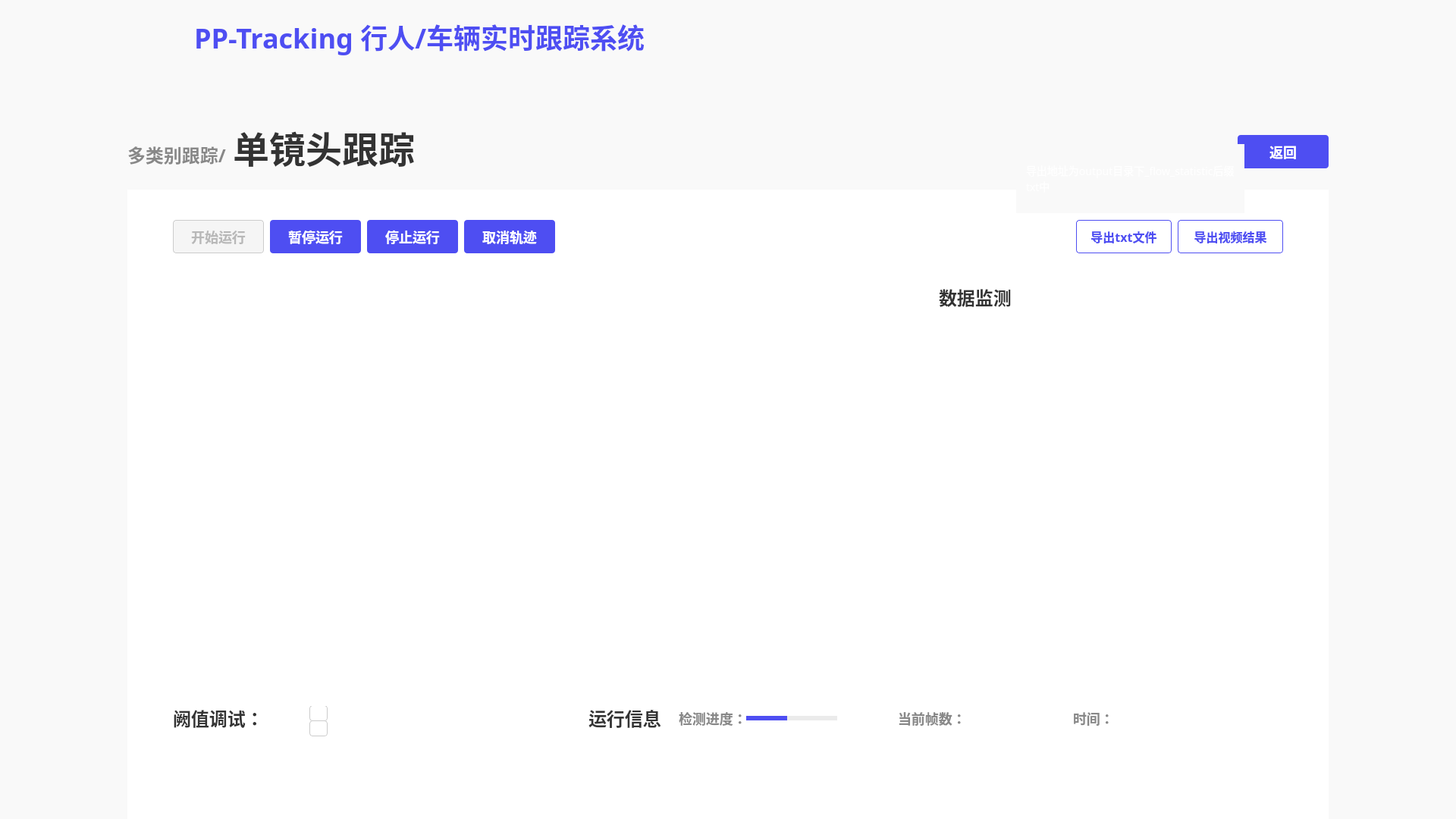
<?xml version="1.0" encoding="UTF-8"?>
<ui version="4.0">
 <class>MainWindow</class>
 <widget class="QMainWindow" name="MainWindow">
  <property name="geometry">
   <rect>
    <x>0</x>
    <y>0</y>
    <width>1920</width>
    <height>1080</height>
   </rect>
  </property>
  <property name="windowTitle">
   <string>MainWindow</string>
  </property>
  <widget class="QWidget" name="centralwidget">
   <property name="styleSheet">
    <string notr="true">QWidget{
background:#F9F9F9;
}</string>
   </property>
   <widget class="QLabel" name="label_2">
    <property name="geometry">
     <rect>
      <x>10</x>
      <y>10</y>
      <width>171</width>
      <height>81</height>
     </rect>
    </property>
    <property name="text">
     <string/>
    </property>
    <property name="pixmap">
     <pixmap resource="../firstSource.qrc">:/1/source/first/PP.PNG</pixmap>
    </property>
    <property name="scaledContents">
     <bool>true</bool>
    </property>
   </widget>
   <widget class="QLabel" name="label_3">
    <property name="geometry">
     <rect>
      <x>0</x>
      <y>0</y>
      <width>1920</width>
      <height>96</height>
     </rect>
    </property>
    <property name="styleSheet">
     <string notr="true">QLabel{
width: 1920px;
height: 96px;
background: #F9F9F9;
box-shadow: 0px 4px 0px 0px rgba(221, 221, 221, 0.3);
}</string>
    </property>
    <property name="text">
     <string/>
    </property>
   </widget>
   <widget class="QLabel" name="label">
    <property name="geometry">
     <rect>
      <x>0</x>
      <y>0</y>
      <width>212</width>
      <height>112</height>
     </rect>
    </property>
    <property name="styleSheet">
     <string notr="true">QLabel{
width: 212px;
height: 112px;
background: linear-gradient(270deg, #5453FF 0%, #553BD2 100%);
box-shadow: 0px 0px 20px 0px rgba(109, 80, 249, 0.4);
}</string>
    </property>
    <property name="text">
     <string/>
    </property>
    <property name="pixmap">
     <pixmap resource="../firstSource.qrc">:/1/source/first/1.PNG</pixmap>
    </property>
    <property name="scaledContents">
     <bool>true</bool>
    </property>
   </widget>
   <widget class="QLabel" name="label_4">
    <property name="geometry">
     <rect>
      <x>256</x>
      <y>22</y>
      <width>651</width>
      <height>52</height>
     </rect>
    </property>
    <property name="styleSheet">
     <string notr="true">QLabel{
width: 592px;
height: 52px;
font-size: 36px;
font-family: AlibabaPuHuiTi_2_75_SemiBold;
background: #F9F9F9;
color: #4E4EF2;
line-height: 52px;
font-weight: bold;
}</string>
    </property>
    <property name="text">
     <string>PP-Tracking 行人/车辆实时跟踪系统</string>
    </property>
   </widget>
   <widget class="QLabel" name="label_5">
    <property name="geometry">
     <rect>
      <x>168</x>
      <y>188</y>
      <width>141</width>
      <height>32</height>
     </rect>
    </property>
    <property name="styleSheet">
     <string notr="true">QLabel{
width: 107px;
height: 32px;
font-size: 24px;
font-family: AlibabaPuHuiTi_2_85_Bold;
color: #888888;
line-height: 32px;
font-weight:bold
}</string>
    </property>
    <property name="text">
     <string>多类别跟踪/</string>
    </property>
   </widget>
   <widget class="QLabel" name="label_6">
    <property name="geometry">
     <rect>
      <x>307</x>
      <y>168</y>
      <width>251</width>
      <height>52</height>
     </rect>
    </property>
    <property name="styleSheet">
     <string notr="true">QLabel{
width: 237px;
height: 52px;
font-size: 48px;
font-family: AlibabaPuHuiTi_2_55_Regular;
color: #333333;
line-height: 52px;
font-weight:bold;
}</string>
    </property>
    <property name="text">
     <string>单镜头跟踪</string>
    </property>
   </widget>
   <widget class="QWidget" name="widget" native="true">
    <property name="geometry">
     <rect>
      <x>168</x>
      <y>250</y>
      <width>1584</width>
      <height>830</height>
     </rect>
    </property>
    <property name="layoutDirection">
     <enum>Qt::LeftToRight</enum>
    </property>
    <property name="styleSheet">
     <string notr="true">QWidget{
width: 1584px;
height: 830px;
background: #FFFFFF;
}</string>
    </property>
    <widget class="QPushButton" name="pushButton">
     <property name="geometry">
      <rect>
       <x>60</x>
       <y>40</y>
       <width>120</width>
       <height>44</height>
      </rect>
     </property>
     <property name="styleSheet">
      <string notr="true">QPushButton{
width: 120px;
height: 44px;
background: #F5F5F5;
border-radius: 4px;
border: 1px solid #CCCCCC;
font-size: 18px;
font-family: AlibabaPuHuiTi_2_65_Medium;
color: #B8B8B8;
line-height: 26px;
font-weight:bold
}</string>
     </property>
     <property name="text">
      <string>开始运行</string>
     </property>
    </widget>
    <widget class="QPushButton" name="pushButton_2">
     <property name="geometry">
      <rect>
       <x>188</x>
       <y>40</y>
       <width>120</width>
       <height>44</height>
      </rect>
     </property>
     <property name="styleSheet">
      <string notr="true">QPushButton{
font-size: 18px;
font-family: AlibabaPuHuiTi_2_65_Medium;
color: #FFFFFF;	
line-height: 26px;

width: 120px;
height: 44px;
background: #4E4EF2;
border-radius: 4px;
font-weight: bold;
}

QPushButton:hover{
width: 120px;
height: 44px;
background: rgba(78, 78, 242, 204);
border-radius: 4px;
opacity: 0.8;

font-size: 18px;
font-family: AlibabaPuHuiTi_2_65_Medium;
color: #FFFFFF;	
line-height: 26px;
font-weight: bold;
}

QPushButton:click{
width: 120px;
height: 44px;
background: #4242D3;
border-radius: 4px;

font-size: 18px;
font-family: AlibabaPuHuiTi_2_65_Medium;
color: #FFFFFF;	
line-height: 26px;
font-weight: bold;
}</string>
     </property>
     <property name="text">
      <string>暂停运行</string>
     </property>
    </widget>
    <widget class="QPushButton" name="pushButton_3">
     <property name="geometry">
      <rect>
       <x>316</x>
       <y>40</y>
       <width>120</width>
       <height>44</height>
      </rect>
     </property>
     <property name="styleSheet">
      <string notr="true">QPushButton{
font-size: 18px;
font-family: AlibabaPuHuiTi_2_65_Medium;
color: #FFFFFF;	
line-height: 26px;

width: 120px;
height: 44px;
background: #4E4EF2;
border-radius: 4px;
font-weight: bold;
}

QPushButton:hover{
width: 120px;
height: 44px;
background: rgba(78, 78, 242, 204);
border-radius: 4px;
opacity: 0.8;

font-size: 18px;
font-family: AlibabaPuHuiTi_2_65_Medium;
color: #FFFFFF;	
line-height: 26px;
font-weight: bold;
}</string>
     </property>
     <property name="text">
      <string>停止运行</string>
     </property>
    </widget>
    <widget class="QPushButton" name="pushButton_4">
     <property name="geometry">
      <rect>
       <x>444</x>
       <y>40</y>
       <width>120</width>
       <height>44</height>
      </rect>
     </property>
     <property name="styleSheet">
      <string notr="true">QPushButton{
font-size: 18px;
font-family: AlibabaPuHuiTi_2_65_Medium;
color: #FFFFFF;	
line-height: 26px;

width: 120px;
height: 44px;
background: #4E4EF2;
border-radius: 4px;
font-weight: bold;
}

QPushButton:hover{
width: 120px;
height: 44px;
background: rgba(78, 78, 242, 204);
border-radius: 4px;
opacity: 0.8;

font-size: 18px;
font-family: AlibabaPuHuiTi_2_65_Medium;
color: #FFFFFF;	
line-height: 26px;
font-weight: bold;
}</string>
     </property>
     <property name="text">
      <string>取消轨迹</string>
     </property>
    </widget>
    <widget class="QLabel" name="label_7">
     <property name="geometry">
      <rect>
       <x>60</x>
       <y>108</y>
       <width>960</width>
       <height>540</height>
      </rect>
     </property>
     <property name="styleSheet">
      <string notr="true">QLabel{
width: 960px;
height: 540px;
}</string>
     </property>
     <property name="text">
      <string/>
     </property>
    </widget>
    <widget class="QLabel" name="label_8">
     <property name="geometry">
      <rect>
       <x>60</x>
       <y>679</y>
       <width>111</width>
       <height>36</height>
      </rect>
     </property>
     <property name="styleSheet">
      <string notr="true">QLabel{
width: 119px;
height: 36px;
font-size: 24px;
font-family: AlibabaPuHuiTi_2_65_Medium;
color: #333333;
line-height: 36px;
font-weight:bold;
}</string>
     </property>
     <property name="text">
      <string>阙值调试：</string>
     </property>
    </widget>
    <widget class="QLabel" name="label_12">
     <property name="geometry">
      <rect>
       <x>608</x>
       <y>679</y>
       <width>111</width>
       <height>36</height>
      </rect>
     </property>
     <property name="styleSheet">
      <string notr="true">QLabel{
width: 119px;
height: 36px;
font-size: 24px;
font-family: AlibabaPuHuiTi_2_65_Medium;
color: #333333;
line-height: 36px;
font-weight:bold;
}</string>
     </property>
     <property name="text">
      <string>运行信息</string>
     </property>
    </widget>
    <widget class="QLabel" name="label_13">
     <property name="geometry">
      <rect>
       <x>727</x>
       <y>684</y>
       <width>89</width>
       <height>26</height>
      </rect>
     </property>
     <property name="styleSheet">
      <string notr="true">QLabel{
width: 89px;
height: 26px;
font-size: 18px;
font-family: AlibabaPuHuiTi_2_65_Medium;
color: #888888;
line-height: 26px;
font-weight:bold;
}</string>
     </property>
     <property name="text">
      <string>检测进度：</string>
     </property>
    </widget>
    <widget class="QPushButton" name="pushButton_8">
     <property name="geometry">
      <rect>
       <x>1251</x>
       <y>40</y>
       <width>126</width>
       <height>44</height>
      </rect>
     </property>
     <property name="whatsThis">
      <string>&lt;html&gt;&lt;head/&gt;&lt;body&gt;&lt;p&gt;3411212&lt;/p&gt;&lt;/body&gt;&lt;/html&gt;</string>
     </property>
     <property name="styleSheet">
      <string notr="true">QPushButton{
width: 120px;
height: 40px;
border-radius: 4px;
border: 1px solid #4E4EF2;
font-weight:bold;

font-size: 16px;
font-family: AlibabaPuHuiTi_2_65_Medium;
color: #4E4EF2;
line-height: 24px;
}
QPushButton:hover{
width: 120px;
height: 44px;
background: rgba(255, 255, 255, 204);
border-radius: 4px;
border: 1px solid rgba(78, 78, 242, 204);

font-weight:bold;
font-size: 16px;
font-family: AlibabaPuHuiTi_2_65_Medium;
color: rgba(78, 78, 242, 204);
line-height: 24px;
}</string>
     </property>
     <property name="text">
      <string>导出txt文件</string>
     </property>
    </widget>
    <widget class="QPushButton" name="pushButton_9">
     <property name="geometry">
      <rect>
       <x>1385</x>
       <y>40</y>
       <width>139</width>
       <height>44</height>
      </rect>
     </property>
     <property name="styleSheet">
      <string notr="true">QPushButton{
width: 120px;
height: 40px;
border-radius: 4px;
border: 1px solid #4E4EF2;
font-weight:bold;

font-size: 16px;
font-family: AlibabaPuHuiTi_2_65_Medium;
color: #4E4EF2;
line-height: 24px;
}
QPushButton:hover{
width: 120px;
height: 44px;
background: rgba(255, 255, 255, 204);
border-radius: 4px;
border: 1px solid rgba(78, 78, 242, 204);

font-weight:bold;
font-size: 16px;
font-family: AlibabaPuHuiTi_2_65_Medium;
color: rgba(78, 78, 242, 204);
line-height: 24px;
}</string>
     </property>
     <property name="text">
      <string>导出视频结果</string>
     </property>
    </widget>
    <widget class="QLabel" name="label_22">
     <property name="geometry">
      <rect>
       <x>1016</x>
       <y>684</y>
       <width>89</width>
       <height>26</height>
      </rect>
     </property>
     <property name="styleSheet">
      <string notr="true">QLabel{
width: 89px;
height: 26px;
font-size: 18px;
font-family: AlibabaPuHuiTi_2_65_Medium;
color: #888888;
line-height: 26px;
font-weight:bold;
}</string>
     </property>
     <property name="text">
      <string>当前帧数：</string>
     </property>
    </widget>
    <widget class="QLabel" name="label_23">
     <property name="geometry">
      <rect>
       <x>1247</x>
       <y>684</y>
       <width>51</width>
       <height>26</height>
      </rect>
     </property>
     <property name="styleSheet">
      <string notr="true">QLabel{
width: 89px;
height: 26px;
font-size: 18px;
font-family: AlibabaPuHuiTi_2_65_Medium;
color: #888888;
line-height: 26px;
font-weight:bold;
}</string>
     </property>
     <property name="text">
      <string>时间：</string>
     </property>
    </widget>
    <widget class="QWidget" name="widget_8" native="true">
     <property name="geometry">
      <rect>
       <x>816</x>
       <y>694</y>
       <width>120</width>
       <height>6</height>
      </rect>
     </property>
     <property name="styleSheet">
      <string notr="true">QWidget{
width: 120px;
height: 6px;
background: rgba(221, 221, 221, 0.6);
border-radius: 5px;
}</string>
     </property>
     <widget class="QLabel" name="label_progressBar">
      <property name="geometry">
       <rect>
        <x>0</x>
        <y>0</y>
        <width>54</width>
        <height>6</height>
       </rect>
      </property>
      <property name="styleSheet">
       <string notr="true">QLabel{
width: 70px;
height: 6px;
background: #4E4EF2;
border-radius: 5px;
}</string>
      </property>
      <property name="text">
       <string/>
      </property>
     </widget>
    </widget>
    <widget class="QLabel" name="label_progressBar_num">
     <property name="geometry">
      <rect>
       <x>852</x>
       <y>654</y>
       <width>48</width>
       <height>36</height>
      </rect>
     </property>
     <property name="styleSheet">
      <string notr="true">QLabel{
width: 48px;
height: 36px;
font-size: 24px;
font-family: AlibabaPuHuiTi_2_65_Medium;
color: #4E4EF2;
line-height: 36px;
font-weight:bold
}</string>
     </property>
     <property name="text">
      <string/>
     </property>
    </widget>
    <widget class="QLabel" name="label_frames">
     <property name="geometry">
      <rect>
       <x>1105</x>
       <y>684</y>
       <width>111</width>
       <height>26</height>
      </rect>
     </property>
     <property name="styleSheet">
      <string notr="true">QLabel{
width: 89px;
height: 26px;
font-size: 18px;
font-family: AlibabaPuHuiTi_2_65_Medium;
color: #888888;
line-height: 26px;
font-weight:bold;
}</string>
     </property>
     <property name="text">
      <string/>
     </property>
    </widget>
    <widget class="QLabel" name="label_time">
     <property name="geometry">
      <rect>
       <x>1301</x>
       <y>684</y>
       <width>251</width>
       <height>26</height>
      </rect>
     </property>
     <property name="styleSheet">
      <string notr="true">QLabel{
width: 89px;
height: 26px;
font-size: 18px;
font-family: AlibabaPuHuiTi_2_65_Medium;
color: #888888;
line-height: 26px;
font-weight:bold;
}</string>
     </property>
     <property name="text">
      <string/>
     </property>
    </widget>
    <widget class="QLabel" name="label_10">
     <property name="geometry">
      <rect>
       <x>240</x>
       <y>680</y>
       <width>24</width>
       <height>21</height>
      </rect>
     </property>
     <property name="styleSheet">
      <string notr="true">QLabel{
width: 24px;
height: 21px;
background: #FFFFFF;
border-radius: 4px 4px 0px 0px;
border: 1px solid #CCCCCC;
}</string>
     </property>
     <property name="text">
      <string/>
     </property>
    </widget>
    <widget class="QLabel" name="label_18">
     <property name="geometry">
      <rect>
       <x>240</x>
       <y>700</y>
       <width>24</width>
       <height>21</height>
      </rect>
     </property>
     <property name="styleSheet">
      <string notr="true">QLabel{
width: 24px;
height: 21px;
background: #FFFFFF;
border-radius:4px;
border: 1px solid #CCCCCC;
}</string>
     </property>
     <property name="text">
      <string/>
     </property>
    </widget>
    <widget class="QPushButton" name="pushButton_7">
     <property name="geometry">
      <rect>
       <x>244</x>
       <y>682</y>
       <width>16</width>
       <height>16</height>
      </rect>
     </property>
     <property name="styleSheet">
      <string notr="true">QPushButton{
image:url(:/1/source/second/normal_triangle_up.png);
border:0px
}

QPushButton:hover{
image:url(:/1/source/second/light_up.png);
border:0px
}</string>
     </property>
     <property name="text">
      <string/>
     </property>
    </widget>
    <widget class="QPushButton" name="pushButton_11">
     <property name="geometry">
      <rect>
       <x>244</x>
       <y>702</y>
       <width>16</width>
       <height>16</height>
      </rect>
     </property>
     <property name="styleSheet">
      <string notr="true">QPushButton{
image:url(:/1/source/second/normal_triangle_down.png);
border:0px
}
QPushButton:hover{
image:url(:/1/source/second/light_down.png);
border:0px
}</string>
     </property>
     <property name="text">
      <string/>
     </property>
    </widget>
    <widget class="QLabel" name="label_confi_tip">
     <property name="geometry">
      <rect>
       <x>70</x>
       <y>590</y>
       <width>301</width>
       <height>91</height>
      </rect>
     </property>
     <property name="styleSheet">
      <string notr="true">QLabel{
width: 300px;
height: 108px;
opacity: 0.1;
background:url(:/1/source/second/ToolTip.PNG);
background-repeat: no-repeat;

font-size: 14px;
font-family: AlibabaPuHuiTi_2_55_Regular;
color: #FFFFFF;
line-height: 22px;
padding:10px
}</string>
     </property>
     <property name="text">
      <string>阙值调试释义：内容内容内容内容内容内容内容内容内容内容内容内容内容内容内容内容内容内容</string>
     </property>
     <property name="scaledContents">
      <bool>true</bool>
     </property>
     <property name="alignment">
      <set>Qt::AlignLeading|Qt::AlignLeft|Qt::AlignVCenter</set>
     </property>
     <property name="wordWrap">
      <bool>true</bool>
     </property>
    </widget>
    <widget class="QWidget" name="widget_2" native="true">
     <property name="geometry">
      <rect>
       <x>1050</x>
       <y>108</y>
       <width>474</width>
       <height>540</height>
      </rect>
     </property>
     <widget class="QLabel" name="label_17">
      <property name="geometry">
       <rect>
        <x>20</x>
        <y>16</y>
        <width>171</width>
        <height>36</height>
       </rect>
      </property>
      <property name="styleSheet">
       <string notr="true">QLabel{
width: 142px;
height: 36px;
font-size: 24px;
font-family: AlibabaPuHuiTi_2_65_Medium;
color: #333333;
font-weight:bold;
line-height: 36px;
}</string>
      </property>
      <property name="text">
       <string>数据监测</string>
      </property>
     </widget>
     <widget class="QLabel" name="label_9">
      <property name="geometry">
       <rect>
        <x>90</x>
        <y>140</y>
        <width>291</width>
        <height>271</height>
       </rect>
      </property>
      <property name="text">
       <string/>
      </property>
     </widget>
    </widget>
   </widget>
   <widget class="QLabel" name="label_txt_tip">
    <property name="geometry">
     <rect>
      <x>1340</x>
      <y>190</y>
      <width>301</width>
      <height>91</height>
     </rect>
    </property>
    <property name="styleSheet">
     <string notr="true">QLabel{
width: 300px;
height: 108px;
opacity: 0.1;
background:url(:/1/source/second/ToolTip.PNG);
background-repeat: no-repeat;

font-size: 14px;
font-family: AlibabaPuHuiTi_2_55_Regular;
color: #FFFFFF;
line-height: 22px;
padding:10px
}</string>
    </property>
    <property name="text">
     <string>导出地址为output目录下_flow_statistic后缀txt中</string>
    </property>
    <property name="scaledContents">
     <bool>true</bool>
    </property>
    <property name="alignment">
     <set>Qt::AlignLeading|Qt::AlignLeft|Qt::AlignVCenter</set>
    </property>
    <property name="wordWrap">
     <bool>true</bool>
    </property>
   </widget>
   <widget class="QPushButton" name="pushButton_13">
    <property name="geometry">
     <rect>
      <x>1632</x>
      <y>178</y>
      <width>120</width>
      <height>44</height>
     </rect>
    </property>
    <property name="styleSheet">
     <string notr="true">QPushButton{
font-size: 18px;
font-family: AlibabaPuHuiTi_2_65_Medium;
color: #FFFFFF;	
line-height: 26px;

width: 120px;
height: 44px;
background: #4E4EF2;
border-radius: 4px;
font-weight: bold;
}

QPushButton:hover{
width: 120px;
height: 44px;
background: rgba(78, 78, 242, 204);
border-radius: 4px;
opacity: 0.8;

font-size: 18px;
font-family: AlibabaPuHuiTi_2_65_Medium;
color: #FFFFFF;	
line-height: 26px;
font-weight: bold;
}</string>
    </property>
    <property name="text">
     <string>返回</string>
    </property>
   </widget>
   <zorder>label_3</zorder>
   <zorder>label</zorder>
   <zorder>label_4</zorder>
   <zorder>label_2</zorder>
   <zorder>label_5</zorder>
   <zorder>label_6</zorder>
   <zorder>widget</zorder>
   <zorder>pushButton_13</zorder>
   <zorder>label_txt_tip</zorder>
  </widget>
 </widget>
 <resources>
  <include location="../firstSource.qrc"/>
  <include location="../secondSource.qrc"/>
 </resources>
 <connections/>
</ui>
